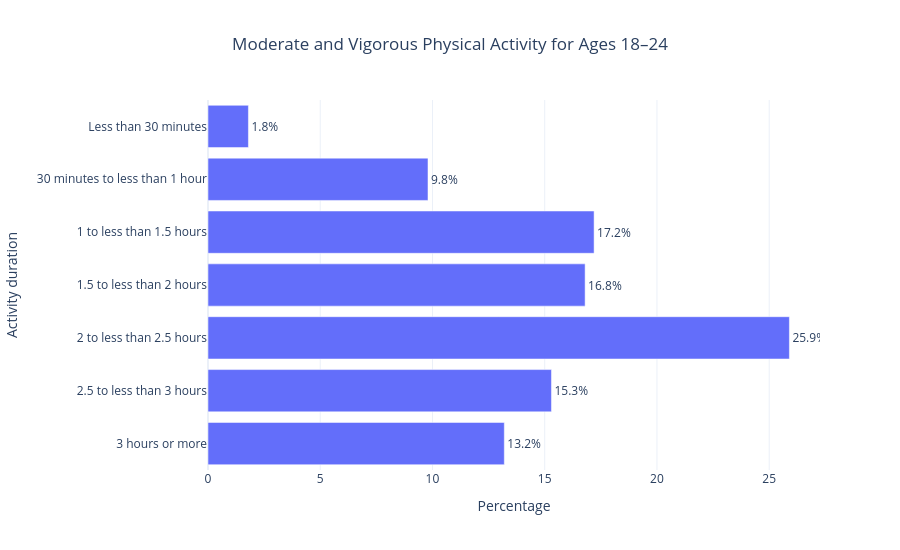

Notebook code cell kept with this figure:
### Code cell
mvpa = cleaned[cleaned["metric_group"] == "moderate_vigorous"].copy()

fig = px.bar(
    mvpa,
    x="value",
    y="category",
    orientation="h",
    text="value",
    title="Moderate and Vigorous Physical Activity for Ages 18–24",
    labels={"value": "Percentage", "category": "Activity duration"},
    hover_data={"value": ":.1f"}
)

fig.update_traces(
    texttemplate="%{text:.1f}%",
    textposition="outside"
)

fig.update_layout(
    yaxis=dict(categoryorder="array", categoryarray=mvpa["category"][::-1]),
    template="plotly_white",
    height=550,
    title_x=0.5
)

fig.show()

### Figure 1 — Plotly figure (JSON) as saved in the notebook; plotly's stock layout.template omitted (floating-point values rounded to 4 significant figures)
{"data": [{"hovertemplate": "Percentage=%{text:.1f}<br>Activity duration=%{y}<extra></extra>", "legendgroup": "", "marker": {"color": "#636efa", "pattern": {"shape": ""}}, "name": "", "orientation": "h", "showlegend": false, "text": [1.8, 9.8, 17.2, 16.8, 25.9, 15.3, 13.2], "textposition": "outside", "texttemplate": "%{text:.1f}%", "type": "bar", "x": [1.8, 9.8, 17.2, 16.8, 25.9, 15.3, 13.2], "xaxis": "x", "y": ["Less than 30 minutes", "30 minutes to less than 1 hour", "1 to less than 1.5 hours", "1.5 to less than 2 hours", "2 to less than 2.5 hours", "2.5 to less than 3 hours", "3 hours or more"], "yaxis": "y"}], "layout": {"barmode": "relative", "height": 550, "legend": {"tracegroupgap": 0}, "title": {"text": "Moderate and Vigorous Physical Activity for Ages 18–24", "x": 0.5}, "xaxis": {"anchor": "y", "domain": [0, 1], "title": {"text": "Percentage"}}, "yaxis": {"anchor": "x", "categoryarray": ["3 hours or more", "2.5 to less than 3 hours", "2 to less than 2.5 hours", "1.5 to less than 2 hours", "1 to less than 1.5 hours", "30 minutes to less than 1 hour", "Less than 30 minutes"], "categoryorder": "array", "domain": [0, 1], "title": {"text": "Activity duration"}}}}
